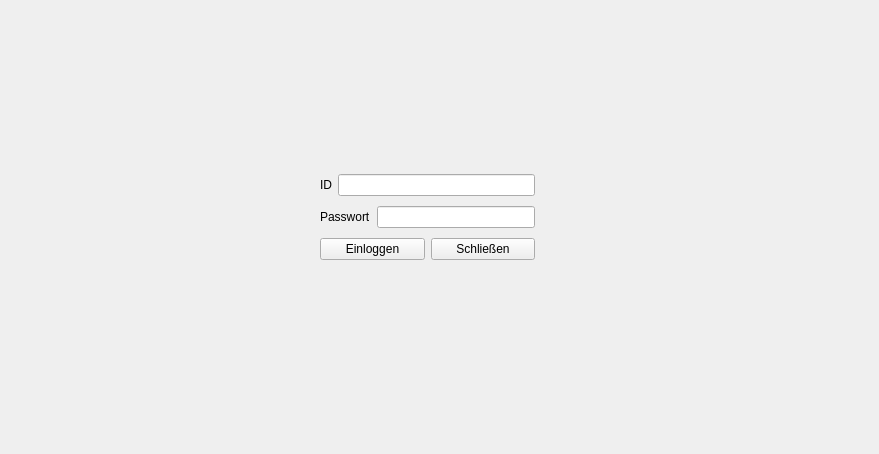
<?xml version="1.0" encoding="UTF-8"?>
<ui version="4.0">
 <class>MainWindow</class>
 <widget class="QMainWindow" name="MainWindow">
  <property name="geometry">
   <rect>
    <x>0</x>
    <y>0</y>
    <width>879</width>
    <height>454</height>
   </rect>
  </property>
  <property name="windowTitle">
   <string>Hotel Managment Office System</string>
  </property>
  <widget class="QWidget" name="centralwidget">
   <widget class="QWidget" name="layoutWidget">
    <property name="geometry">
     <rect>
      <x>320</x>
      <y>170</y>
      <width>215</width>
      <height>95</height>
     </rect>
    </property>
    <layout class="QVBoxLayout" name="verticalLayout">
     <item>
      <layout class="QHBoxLayout" name="horizontalLayout">
       <item>
        <widget class="QLabel" name="labelID">
         <property name="text">
          <string>ID</string>
         </property>
        </widget>
       </item>
       <item>
        <widget class="QLineEdit" name="lineEditID"/>
       </item>
      </layout>
     </item>
     <item>
      <layout class="QHBoxLayout" name="horizontalLayout_2">
       <item>
        <widget class="QLabel" name="labelPassword">
         <property name="text">
          <string>Passwort</string>
         </property>
        </widget>
       </item>
       <item>
        <widget class="QLineEdit" name="lineEditPassword">
         <property name="echoMode">
          <enum>QLineEdit::Password</enum>
         </property>
        </widget>
       </item>
      </layout>
     </item>
     <item>
      <layout class="QHBoxLayout" name="horizontalLayout_3">
       <item>
        <widget class="QPushButton" name="loginButton">
         <property name="text">
          <string>Einloggen</string>
         </property>
        </widget>
       </item>
       <item>
        <widget class="QPushButton" name="closeWindowButton">
         <property name="styleSheet">
          <string notr="true"/>
         </property>
         <property name="text">
          <string>Schließen</string>
         </property>
        </widget>
       </item>
      </layout>
     </item>
    </layout>
   </widget>
  </widget>
 </widget>
 <resources/>
 <connections>
  <connection>
   <sender>closeWindowButton</sender>
   <signal>clicked()</signal>
   <receiver>MainWindow</receiver>
   <slot>close()</slot>
   <hints>
    <hint type="sourcelabel">
     <x>530</x>
     <y>318</y>
    </hint>
    <hint type="destinationlabel">
     <x>571</x>
     <y>313</y>
    </hint>
   </hints>
  </connection>
 </connections>
</ui>
